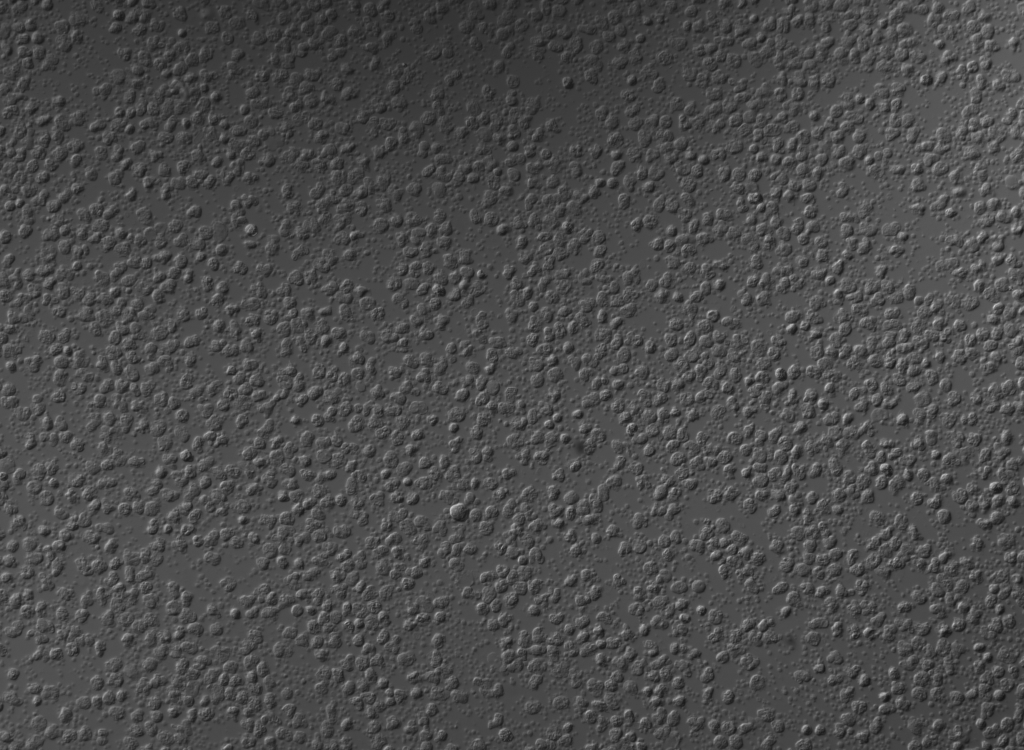
#> input picture data/1_BF.jpg, 4096 x 3000 px, given in place of addCV.png, which was not available (shown at 1/4 size)
$ jupyter execute 016.ipynb   (Python 2 division)   (text cells are left out)
#> lines starting #> are read from the running program, lines starting #| are printed output that depends on the picture; after the words box and inside, x2 and y2 are one past the last pixel; in counts of white or black regions, pixels touching at a corner belong together; long printed decimals are rounded; pictures that were not available may be replaced by others from this repository, and a replacement may not be noted
[cell 1]
import os
import numpy as np
import matplotlib.pyplot as plt
import cv2

[cell 2]
img_l = cv2.imread("./dataplt/addCV.png")
#> img_l is the input picture: shape (3000, 4096, 3); min 19, max 219, mean 74.8
img_s = cv2.imread("./dataplt/addCVG.png")
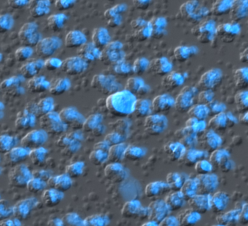
#> input picture dataplt/addCVG.png, 248 x 226 px
#> img_s is the input picture: shape (226, 248, 3); mean B, G, R 128.8, 103.3, 78.3

x,y = 300,50  # 叠放位置
W1, H1 = img_l.shape[1::-1]  # 大图尺寸
#> W1 = 4096; H1 = 3000
W2, H2 = img_s.shape[1::-1]  # 小图尺寸
#> W2 = 248; H2 = 226
if (x + W2) > W1: x = W1 - W2  # 调整图像叠放位置，避免溢出
if (y + H2) > H1: y = H1 - H2

imgCrop = img_l[y:y + H2, x:x + W2]  # 裁剪大图，与小图 imgS 的大小相同
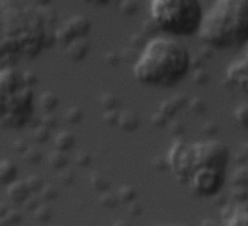
#> imgCrop: shape (226, 248, 3); min 24, max 130, mean 61.4
imgAdd = cv2.add(imgCrop, img_s)  # cv2 加法，裁剪图与小图叠加
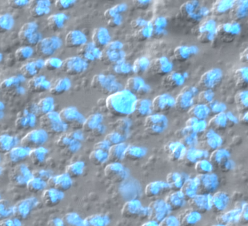
#> imgAdd: shape (226, 248, 3); mean B, G, R 185, 164.4, 139.7
alpha, beta, gamma = 0.2, 0.8, 0.0  # 加法权值
imgAddW = cv2.addWeighted(imgCrop, alpha, img_s, beta, gamma)  # 加权加法，裁剪图与小图叠加
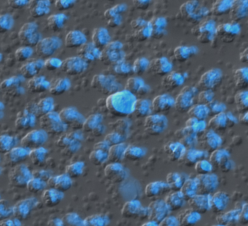
#> imgAddW: shape (226, 248, 3); mean B, G, R 115.3, 94.9, 74.9

imgAddM = np.array(img_l)
imgAddM[y:y + H2, x:x + W2] = imgAddW  # 用叠加小图替换原图 imgL 的叠放位置

cv2.imshow("imgAdd", imgAdd)
cv2.imshow("imgAddW", imgAddW)
cv2.imshow("imgAddM", imgAddM)
cv2.waitKey(0)

[cell 3]
# 8.11：OpenCV 实现二维图像的离散傅里叶变换
imgGray = cv2.imread("./dataplt/addCV.png", flags=0)  # flags=0 读取为灰度图像
#> imgGray: shape (3000, 4096); min 19, max 219, mean 74.8

# cv2.dft 实现图像的傅里叶变换
imgFloat32 = np.float32(imgGray)  # 将图像转换成 float32
dft = cv2.dft(imgFloat32, flags=cv2.DFT_COMPLEX_OUTPUT)  # 傅里叶变换
dftShift = np.fft.fftshift(dft)  # 将低频分量移动到频域图像的中心

# 幅度谱
# ampSpe = np.sqrt(np.power(dft[:,:,0], 2) + np.power(dftShift[:,:,1], 2))
dftAmp = cv2.magnitude(dft[:,:,0], dft[:,:,1])  # 幅度谱，未中心化
dftShiftAmp = cv2.magnitude(dftShift[:,:,0], dftShift[:,:,1])  # 幅度谱，中心化
dftAmpLog = np.log(1 + dftShiftAmp)  # 幅度谱对数变换，以便于显示
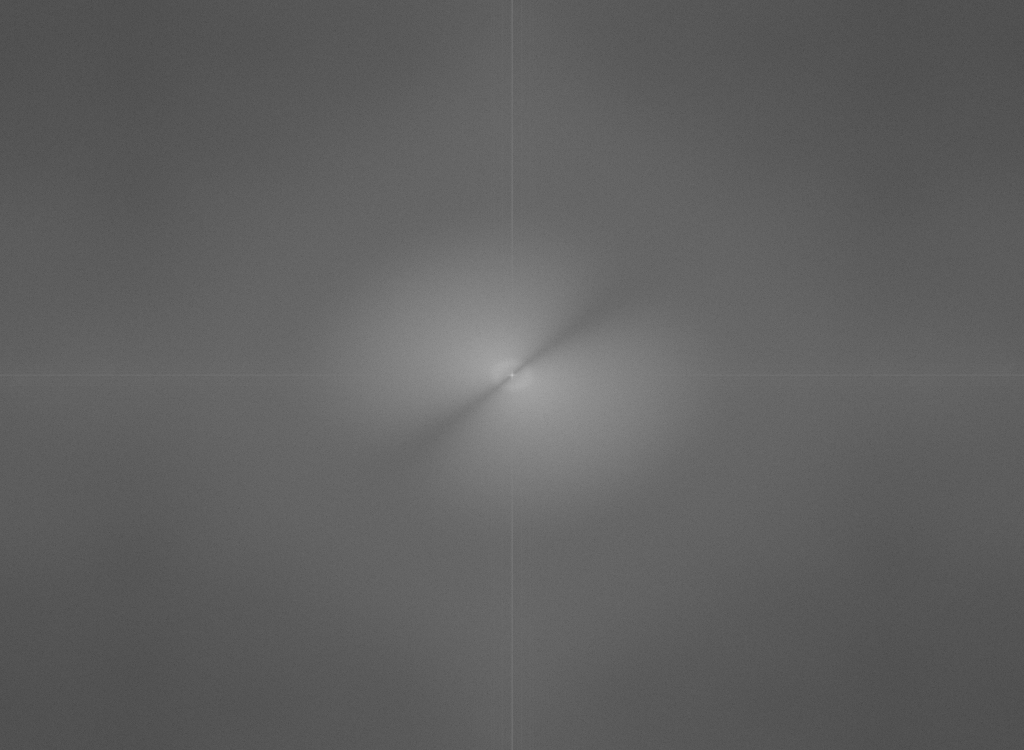
#> dftAmpLog: shape (3000, 4096) float32 (shown at 1/4 size); min 0.624, max 20.64, mean 8.2; drawn with min black and max white
# 相位谱
phase = np.arctan2(dftShift[:,:,1], dftShift[:,:,0])  # 计算相位角(弧度制)
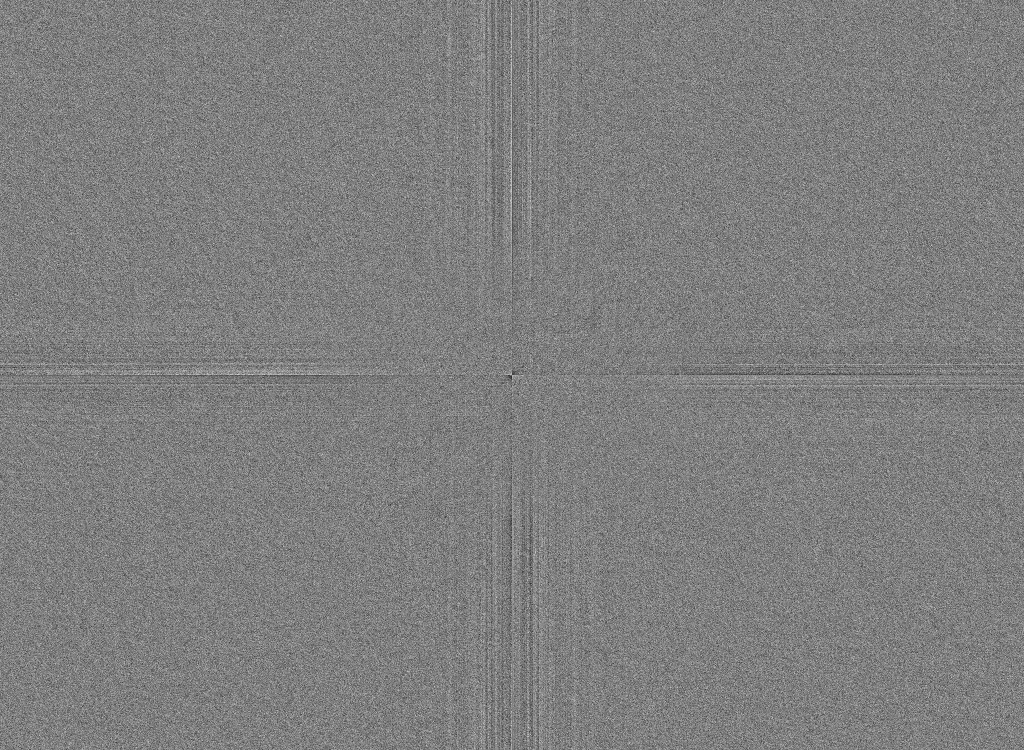
#> phase: shape (3000, 4096) float32 (shown at 1/4 size); min -3.14, max 3.14, mean -0.00782; drawn with min black and max white
dftPhi = phase / np.pi*180  # 将相位角转换为 [-180, 180]

print("dftMag max={}, min={}".format(dftAmp.max(), dftAmp.min()))
#| dftMag max=918613056.0, min=0.8656
print("dftPhi max={}, min={}".format(dftPhi.max(), dftPhi.min()))
#| dftPhi max=180.000, min=-180.000
print("dftAmpLog max={}, min={}".format(dftAmpLog.max(), dftAmpLog.min()))
#| dftAmpLog max=20.638, min=0.6236

# cv2.idft 实现图像的逆傅里叶变换
invShift = np.fft.ifftshift(dftShift)  # 将低频逆转换回图像四角
imgIdft = cv2.idft(invShift)  # 逆傅里叶变换
imgRebuild = cv2.magnitude(imgIdft[:,:,0], imgIdft[:,:,1])  # 重建图像

plt.figure(figsize=(9, 6))
plt.subplot(231), plt.title("Original image"), plt.axis('off')
plt.imshow(imgGray, cmap='gray')
plt.subplot(232), plt.title("DFT Phase"), plt.axis('off')
plt.imshow(dftPhi, cmap='gray')
plt.subplot(233), plt.title("Rebuild image with IDFT"), plt.axis('off')
plt.imshow(imgRebuild, cmap='gray')
plt.subplot(234), plt.title("DFT amplitude spectrum"), plt.axis('off')
plt.imshow(dftAmp, cmap='gray')
plt.subplot(235), plt.title("DFT-shift amplitude"), plt.axis('off')
plt.imshow(dftShiftAmp, cmap='gray')
plt.subplot(236), plt.title("Log-trans of DFT amp"), plt.axis('off')
plt.imshow(dftAmpLog, cmap='gray')
plt.tight_layout()
plt.show()

[cell 4]
# 10.24: 基于形态学重建的细胞计数
imgGray = cv2.imread("./dataplt/addCV.png", flags=0)  # flags=0 灰度图像
ret, imgBin = cv2.threshold(imgGray, 205, 255, cv2.THRESH_BINARY)  # 二值化处理 (黑色0/白色1)
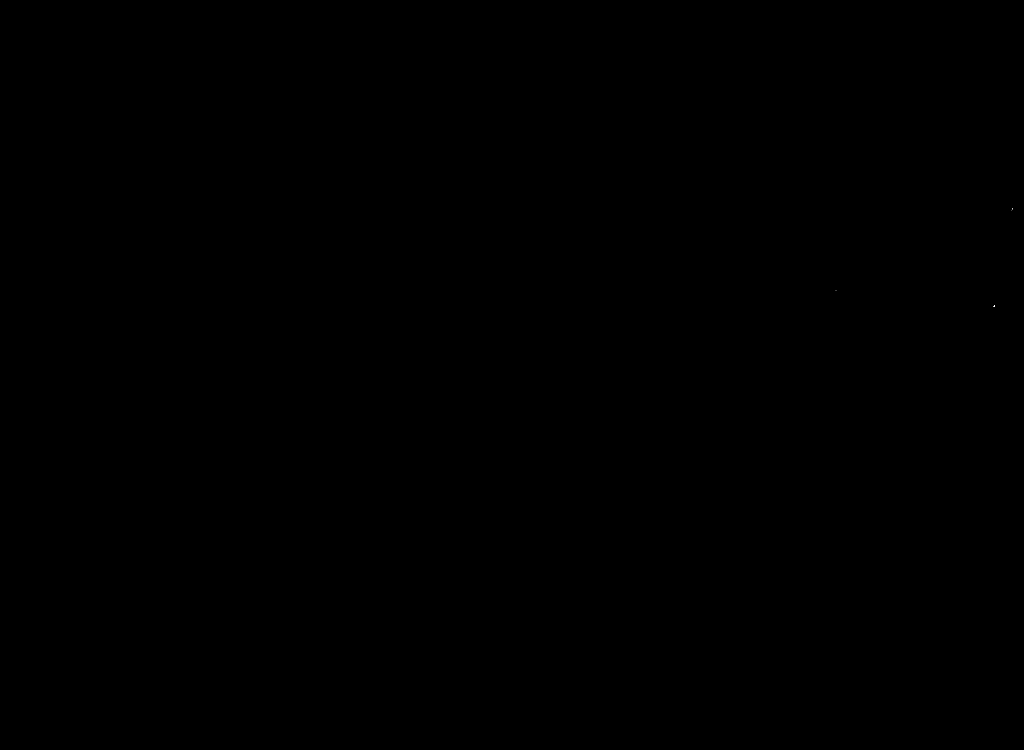
#> imgBin: shape (3000, 4096) (shown at 1/4 size); 0% white in thin lines or dots, all inside (x1, y1, x2, y2) = (3342, 833, 4052, 1228)
imgMask = cv2.bitwise_not(imgBin)  # 二值图像的补集

# 构造标记图像
marker = np.zeros_like(imgBin, dtype=np.uint8)
marker[0, :] = imgBin[0, :]
#> marker: shape (3000, 4096); every value is 0
marker[-1, :] = imgBin[-1, :]
marker[:, 0] = imgBin[:, 0]
marker[:, -1] = imgBin[:, -1]
markerIni = marker.copy()  # 标记图像: 边框 f(x,y)=I(x,y)，其它为 0

# 形态学重建
element = cv2.getStructuringElement(cv2.MORPH_CROSS, (3, 3))
while True:
    marker_pre = marker  # 保存 F(n-1)
    dilation = cv2.dilate(marker, kernel=element)  # 膨胀重建
    marker = cv2.bitwise_and(dilation, imgMask)  # 原图像作为模板用来约束重建，按位与，有 0 得 0
    if (marker_pre == marker).all():  # F(n)=F(n-1)?，判断是否达到稳定收敛状态
        break
# imgRebuild = imgBin + marker  # 按位或，有 1 得 1
imgRebuild = cv2.bitwise_or(imgBin, marker)  # 按位或，有 1 得 1

# 显示
plt.figure(figsize=(10, 6))
plt.subplot(231), plt.imshow(imgGray, cmap='gray'), plt.title("origin image"), plt.axis("off")
plt.subplot(232), plt.imshow(imgBin, cmap='gray'), plt.title("binary image"), plt.axis("off")
plt.subplot(233), plt.imshow(imgMask, cmap='gray'), plt.title("mask image"), plt.axis("off")
plt.subplot(234), plt.imshow(markerIni, cmap='gray'), plt.title("initial marker"), plt.axis("off")
plt.subplot(235), plt.imshow(marker, cmap='gray'), plt.title("final marker"), plt.axis("off")
plt.subplot(236), plt.imshow(imgRebuild, cmap='gray'), plt.title("rebuild image"), plt.axis("off")
plt.tight_layout()
plt.show()
